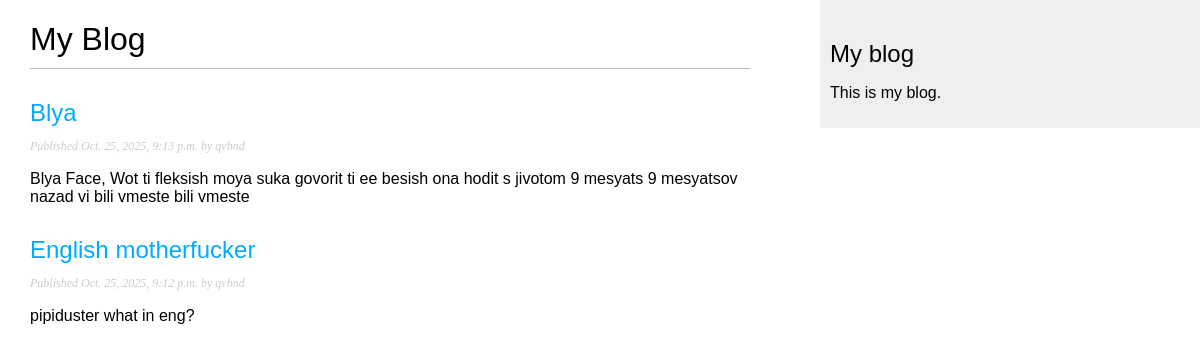
/blog/, run on an earlier commit of the app's database.
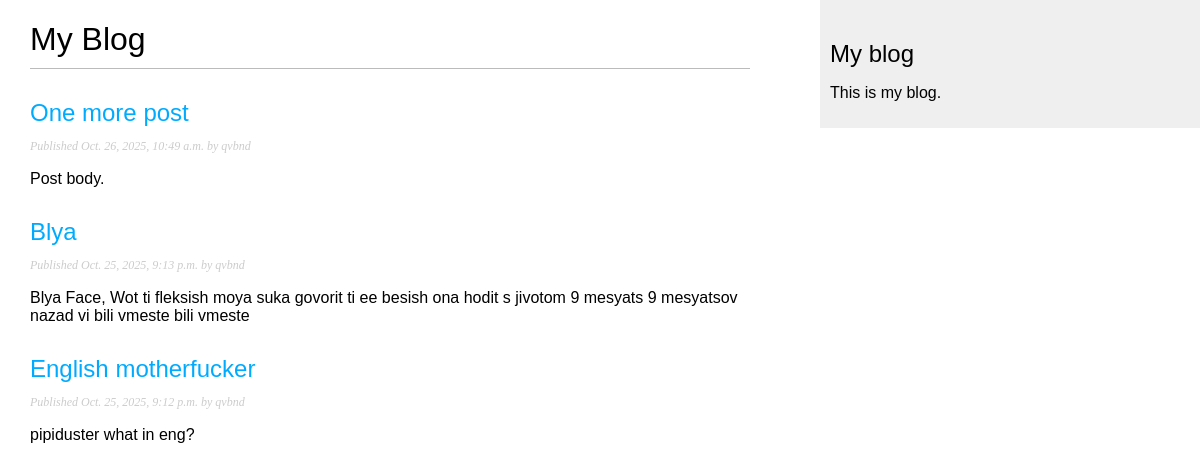
And on a later commit of the database.
### blog/models.py (models this page shows, shortened)
class Post(models.Model):
    class Status(models.TextChoices):
        DRAFT = 'DF', 'Draft'
        PUBLISHED = 'PB', 'Published'
    title = models.CharField(max_length=250)
    slug = models.SlugField(max_length=250)
    author = models.ForeignKey(User,
                                            on_delete=models.CASCADE,
                                            related_name='blog_posts')
    body = models.TextField()
    publish = models.DateTimeField(default=timezone.now)
    created = models.DateTimeField(auto_now_add=True)
    updated = models.DateTimeField(auto_now=True)
    status = models.CharField(max_length=2,
                                                choices=Status.choices,
                                                default=Status.DRAFT)
    objects = models.Manager()
    published = PublishedManager()
    class Meta:
        ordering = ['-publish']
        indexes = [
            models.Index(fields=['-publish']),
        ]

### blog/views.py (the view)
# urls.py: path('', views.post_list, name='post_list'),
def post_list(request):
    posts = Post.published.all()
    return render (request,
                   'blog/post/list.html',
                   {'posts': posts})

### blog/models.py (called while the page is built)
    def get_queryset(self):
        return super().get_queryset()\
                        .filter(status=Post.Status.PUBLISHED)

### blog/templates/blog/post/list.html (shortened to what this page needs)
{% extends "blog/base.html" %}
{% block content %}
    <h1>My Blog</h1>
    {% for post in posts%}
        <h2>
            <a href="{% url 'blog:post_detail' post.id %}">
                {{ post.title}}
            </a>
        </h2>
        <p class="date">
            Published {{ post.publish }} by {{ post.author }}
        </p>
        {{ post.body|truncatewords:30|linebreaks }}
    {% endfor %}
{% endblock %}

What changed in the data, as far as the page shows it:
added Post: title "One more post", publish "Oct. 26, 2025, 10:49 a.m.", author "qvbnd", body "Post body."
